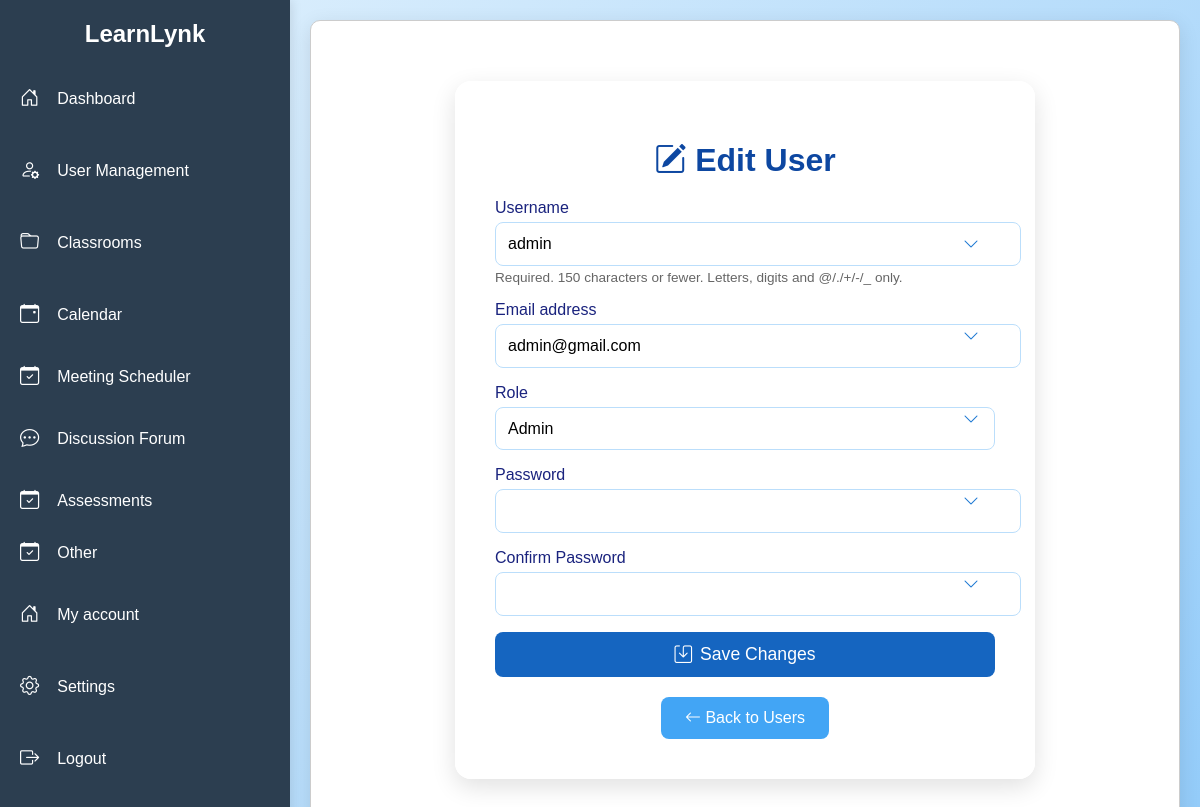
Page /dashboard/dashboard/users/edit/2/ (signed in) on the committed database.
### dashboard/models.py (models this page shows, shortened)
class CustomUser(AbstractUser):
    ROLE_CHOICES = [
        ('Admin', 'Admin'),
        ('Instructor', 'Instructor'),
        ('Student', 'Student'),
    ]
    role = models.CharField(max_length=20, choices=ROLE_CHOICES, default='Student')
    institution = models.ForeignKey(Institution, on_delete=models.CASCADE, null=True, blank=True)
    session_year = models.CharField(max_length=10, blank=True, null=True)
    semester = models.CharField(max_length=10, blank=True, null=True)
    student_class = models.CharField(max_length=100, blank=True, null=True)
    course = models.CharField(max_length=100, blank=True, null=True)
    student_id = models.CharField(max_length=20, blank=True, null=True)
    faculty = models.CharField(max_length=100, blank=True, null=True)
    position = models.CharField(max_length=100, blank=True, null=True)
    profile_image = models.ImageField(upload_to="profile_images/", default="default.jpg")

### dashboard/views.py (the view)
# urls.py: path('dashboard/dashboard/users/edit/<int:user_id>/', edit_user, name='edit_user'),
@login_required
@user_passes_test(is_admin)
def edit_user(request, user_id):
    user = get_object_or_404(CustomUser, id=user_id)
    if user.institution != request.user.institution:
        messages.error(request, "You are not allowed to edit users from another institution.")
        return redirect('user_list')
    if request.method == 'POST':
        form = CustomUserForm(request.POST, instance=user)
        if form.is_valid():
            updated_user = form.save(commit=False)
            email = form.cleaned_data.get('email', '').lower()
            username = form.cleaned_data.get('username', '').strip()
            email_regex = r'^[a-z0-9._%+-]+@[a-z0-9.-]+\.[a-z]{2,}$'
            if not re.match(email_regex, email):
                messages.error(request, 'Invalid email format. Use only lowercase letters and allowed characters.')
                return render(request, 'edit_user.html', {'form': form})
            if CustomUser.objects.filter(email=email).exclude(id=user.id).exists():
                messages.error(request, 'This email is already registered.')
                return render(request, 'edit_user.html', {'form': form})
            if CustomUser.objects.filter(username=username).exclude(id=user.id).exists():
                messages.error(request, 'This username is already taken.')
                return render(request, 'edit_user.html', {'form': form})
            updated_user.email = email
            updated_user.username = username
            if request.user.role != "Admin" and updated_user.role == "Admin":
                messages.error(request, "You cannot assign an Admin role.")
                return redirect('edit_user', user_id=user.id)
            new_password = form.cleaned_data.get('password1')
            if new_password:
                updated_user.password = make_password(new_password)
            updated_user.save()
            messages.success(request, 'User updated successfully.')
            return redirect('user_list')
        else:
            messages.error(request, 'Error updating user.')
    else:
        form = CustomUserForm(instance=user)
    return render(request, 'edit_user.html', {'form': form})

### dashboard/forms.py (shortened to what this page needs)
class CustomUserForm(forms.ModelForm):
    password1 = forms.CharField(
        widget=forms.PasswordInput,
        label='Password'
    )
    password2 = forms.CharField(
        widget=forms.PasswordInput,
        label='Confirm Password'
    )
    class Meta:
        model = CustomUser
        fields = ['username', 'email', 'role']
    def __init__(self, *args, **kwargs):
        hide_role = kwargs.pop('hide_role', False)
        super().__init__(*args, **kwargs)
        if hide_role:
            self.fields.pop('role')  # Removes the field from the form

### dashboard/context_processors.py (called while the page is built)
def user_preferences(request):
    if request.user.is_authenticated:
        try:
            prefs = UserPreference.objects.get(user=request.user)
            return {
                'user_theme': prefs.theme,
                'user_font_size': prefs.font_size,
                'user_font_style': prefs.font_style,
            }
        except UserPreference.DoesNotExist:
            pass
    return {}

### dashboard/views.py (called while the page is built)
def is_admin(user):
    return user.role == 'Admin'

### virtual_classroom/routers.py (called while the page is built)
    @staticmethod
    def set_tenant_db(database_name):
        _db_context.tenant_db = database_name

### dashboard/templates/edit_user.html (shortened to what this page needs)
{% extends 'base.html' %}
{% block content %}
<link rel="stylesheet" href="/static/css/edit_user.css">
<div class="edit-user-container">
    <h1 class="title"><i class="bi bi-pencil-square"></i> Edit User</h1>
    <form method="post" class="user-form">
        {% for field in form %}
            <div class="input-group">
                <label for="{{ field.id_for_label }}">{{ field.label }}</label>
                {{ field }}
                {% if field.help_text %}
                    <small class="help-text">{{ field.help_text }}</small>
                {% endif %}
            </div>
        {% endfor %}
        <button type="submit" class="btn-submit">
            <i class="bi bi-save"></i> Save Changes
        </button>
    </form>
    <a href="{% url 'user_list' %}" class="btn-back">
        <i class="bi bi-arrow-left"></i> Back to Users
    </a>
</div>
{% endblock %}

### dashboard/static/css/style.css (style rules this page uses)
body { font-family: Arial, sans-serif; margin: 0; padding: 0; display: flex; height: 100vh; }
h1 { color: #2c3e50; }

### dashboard/static/css/base1.css (style rules this page uses)
body { margin: 0; padding: 0; background: #f8f9fa; display: flex; }

### dashboard/static/css/edit_user.css (style rules this page uses)
body { background: linear-gradient(135deg, #E3F2FD, #90CAF9); }
.edit-user-container { padding: 40px; background: rgba(255, 255, 255, 0.95); border-radius: 16px; box-shadow: 0 8px 24px rgba(0, 0, 0, 0.12); max-width: 500px; margin: 50px auto; text-align: center; backdrop-filter: blur(12px); }
.title { font-size: 2rem; font-weight: 700; color: #0D47A1; margin-bottom: 20px; }
.user-form { display: flex; flex-direction: column; gap: 16px; }
.input-group { position: relative; text-align: left; display: flex; flex-direction: column; }
.input-group label { font-size: 1rem; color: #1A237E; font-weight: 500; margin-bottom: 5px; }
.input-group input, .input-group textarea, .input-group select { width: 100%; padding: 12px; border: 1px solid #BBDEFB; border-radius: 8px; font-size: 1rem; background: white; transition: all 0.3s ease; }
.input-group select { cursor: pointer; appearance: none; padding-right: 40px; }
.input-group { position: relative; }
.input-group select { background-color: white; padding-right: 40px; }
.input-group::after { content: "\f282"; font-family: "Bootstrap-icons"; position: absolute; right: 16px; top: 52%; transform: translateY(-50%); color: #1976D2; pointer-events: none; }
.help-text { font-size: 0.85rem; color: #666; margin-top: 4px; }
.btn-submit { background: #1565C0; color: white; padding: 12px; font-size: 1.1rem; border: none; border-radius: 8px; cursor: pointer; transition: all 0.3s ease; display: flex; align-items: center; justify-content: center; gap: 8px; }
.btn-back { display: inline-block; margin-top: 20px; background-color: #42A5F5; color: white; padding: 12px 24px; border-radius: 8px; text-align: center; font-size: 1rem; transition: all 0.3s ease; text-decoration: none; }

### rows in the picture
CustomUser: form "admin" "admin@gmail.com" "Admin"

### other values in the picture
{{ field.label }} "Username" "Email address" "Role" "Password" "Confirm Password"
{{ field.help_text }} "Required. 150 characters or fewer. Letters, digits and @/./+/-/_ only."
